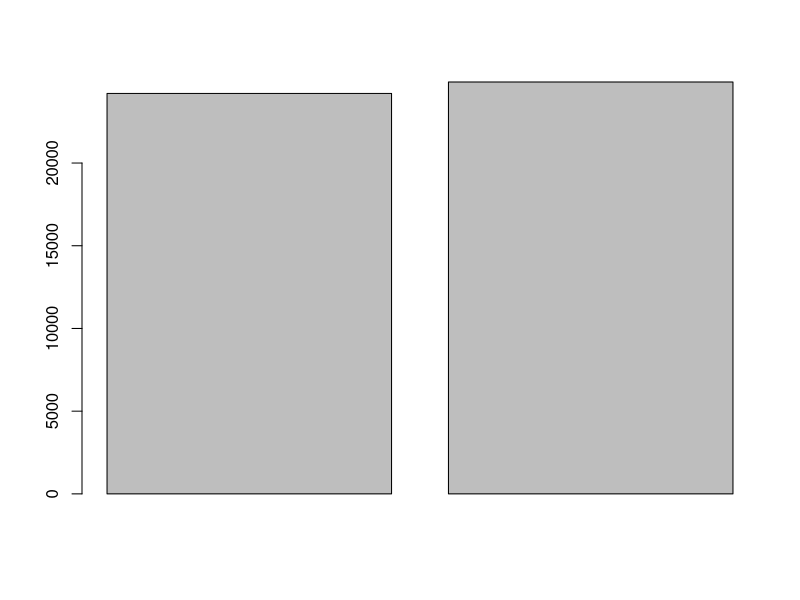
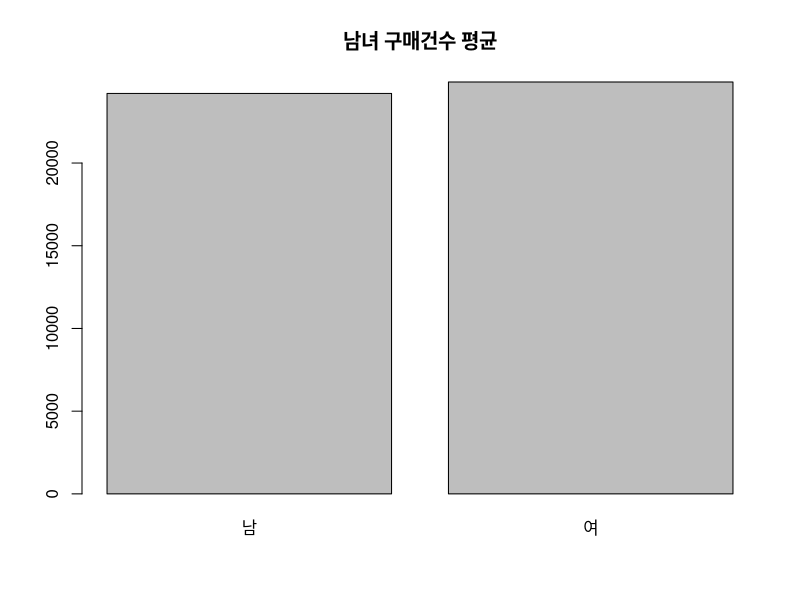
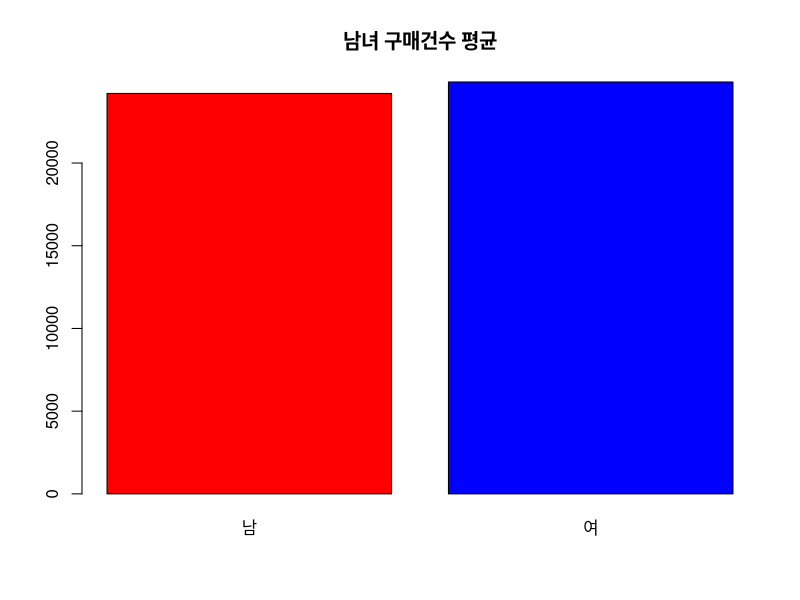
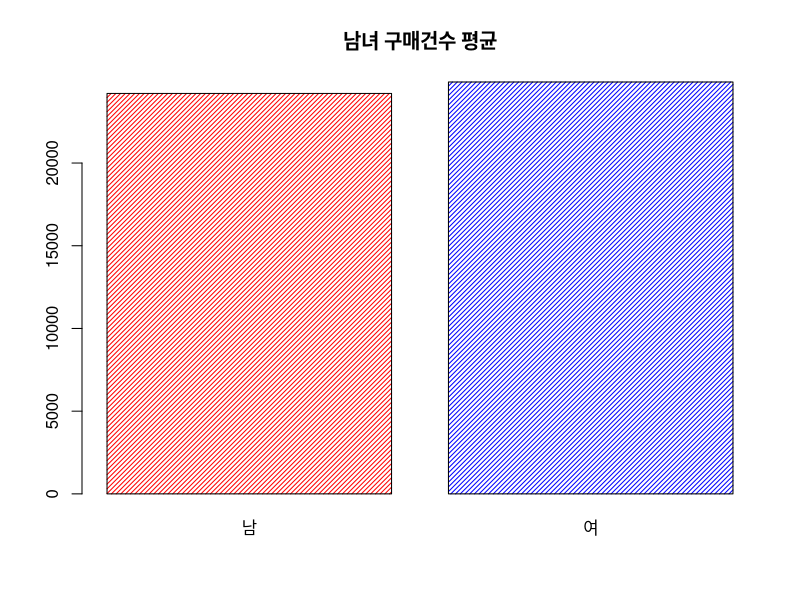
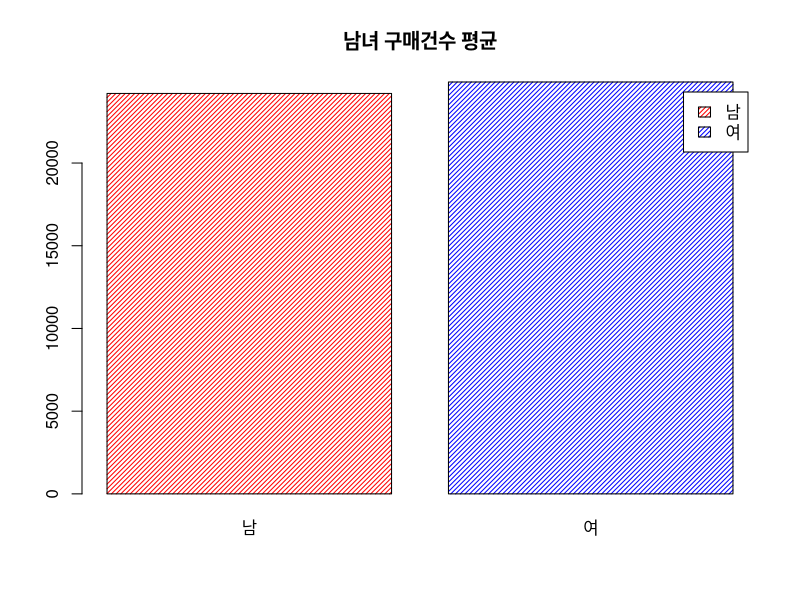
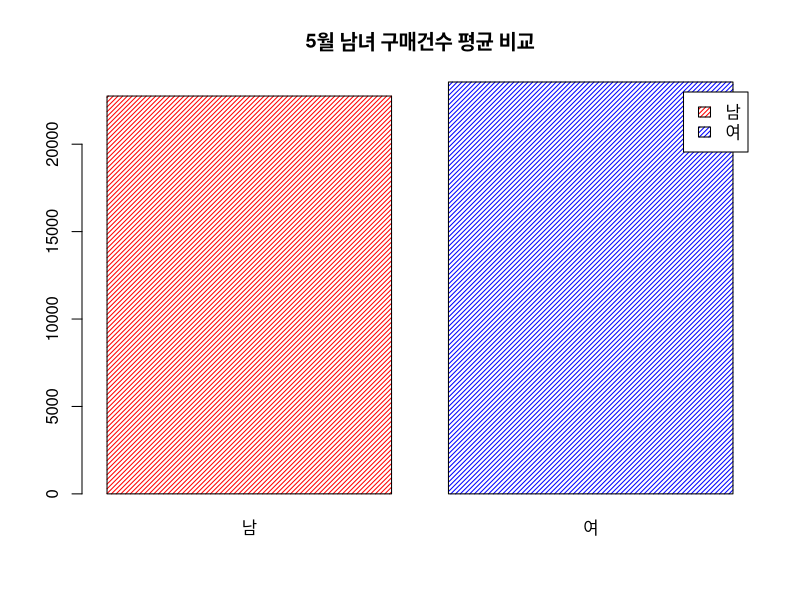
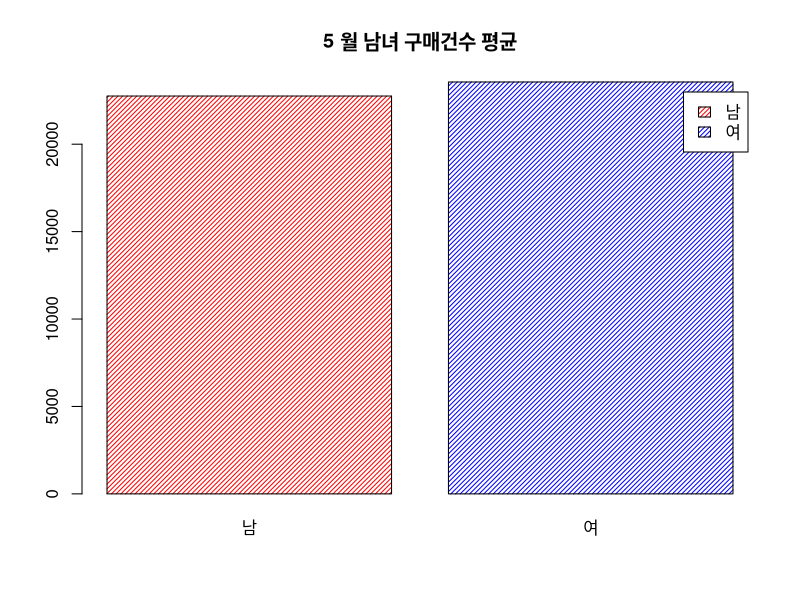
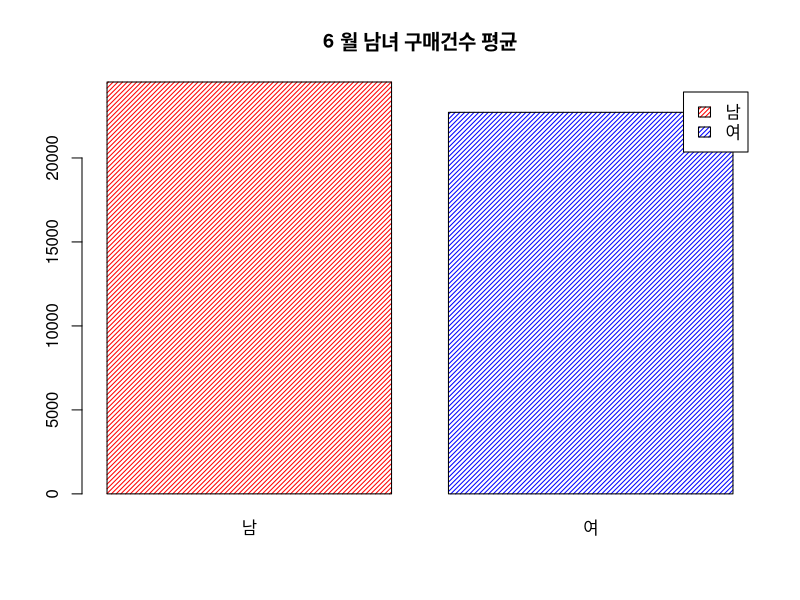

Write R code to recreate these figures, in order.
## ---- chunk 1
setwd("/Users/kimhyungjun/Dropbox/repo/r_basic/html")
## ---- chunk 2

df <- read.csv("data/sales.csv", fileEncoding = "CP949", na.strings = "NA", colClasses = rep("character", 5))
head(df)
df[which(df$매출월 == "2월") : (which(df$매출월 == "2월") + 5), ] 

## ---- chunk 3
#df <- read.csv("data/sales.csv")
## ---- chunk 4
df <- read.csv("data/sales.csv", fileEncoding = "CP949")
## ---- chunk 5
options(stringsAsFactors=FALSE)
## ---- chunk 6
df <- read.csv("data/sales.csv", fileEncoding = "CP949", stringsAsFactors=T)
str(df)
## ---- chunk 7
x <- c("A", "B", "C")
y <- c(1, 1, 3)
str(x)
str(y)
## ---- chunk 8
y == 1
y == 3
y == 2
## ---- chunk 9
y[y == 1]
y[y == 2]
y[y != 1]
## ---- chunk 10
xy <- data.frame(x, y)
xy
## ---- chunk 11
xy
## ---- chunk 12
df <- read.csv("data/sales.csv", fileEncoding = "CP949", stringsAsFactors=F)
str(df)
## ---- chunk 13

df[df[, "성별"] == "남자", "성별"] <- "남"

## ---- chunk 14
df[1:5, 1]
df[1:5, "매출월"]
df$매출월[1:5]
## ---- chunk 15
df[1:5, 1] == "1월"
df[1:5, "매출월"] == "1월"
df$매출월[1:5] == "1월"
## ---- chunk 16
man <- df[df[,"성별"] == "남", ]
man <- subset(df, 성별 == "남")
woman <- subset(df, 성별 == "여")
## ---- chunk 17
man.mean <- mean(man$구매건수)
woman.mean <- mean(woman$구매건수)
## ---- chunk 18
barplot(c(man.mean, woman.mean))
## ---- chunk 19
barplot(c(man.mean, woman.mean), 
        names.arg = c("남", "여"),
        main = "남녀 구매건수 평균")
## ---- chunk 20
barplot(c(man.mean, woman.mean), 
        names.arg = c("남", "여"),
        main = "남녀 구매건수 평균",
        col = c("red", "blue"))
## ---- chunk 21
barplot(c(man.mean, woman.mean), 
        names.arg = c("남", "여"),
        main = "남녀 구매건수 평균",
        col = c("red", "blue"),
        density = 30)
## ---- chunk 22
barplot(c(man.mean, woman.mean), 
        names.arg = c("남", "여"),
        main = "남녀 구매건수 평균",
        col = c("red", "blue"),
        density = 30,
        legend = c("남", "여"))

## ---- chunk 23
man.5 <- subset(df, 매출월 == 5 & 성별 == "남")
man.5.mean <- mean(man.5$구매건수)

woman.5 <- subset(df, 매출월 == 5 & 성별 == "여")
woman.5.mean <- mean(woman.5$구매건수)
## ---- chunk 24
barplot(c(man.5.mean, woman.5.mean), 
        names.arg = c("남", "여"),
        main = "5월 남녀 구매건수 평균 비교",
        col = c("red", "blue"),
        density = 30,
        legend = c("남", "여"))

## ---- chunk 25

paste(5, "월")
paste(5, "월", sep="")
sprintf("%d%s", 5, "월")
sprintf("%02d%s", 5, "월")

## ---- chunk 26

for (i in 1:5)
    {
        print(i)
    }

for (i in 1:5)
    {
        print(paste(i, "월"))
        break
    }

## ---- chunk 27

for (i in 5:9)
{
    man <- subset(df, 매출월 == i & 성별 == "남")
    man.mean <- mean(man$구매건수)
    
    woman <- subset(df, 매출월 == i & 성별 == "여")
    woman.mean <- mean(woman$구매건수)
    
    png(filename = sprintf("%d%s", i, ".png"))
    barplot(c(man.mean, woman.mean), 
        names.arg = c("남", "여"),
        main = paste(i, "월 남녀 구매건수 평균"),
        col = c("red", "blue"),
        density = 30,
        legend = c("남", "여"))
    dev.off()
}

## ---- chunk 28
df <- df[df[,"매출월"] %in% 1:12,]
df[,"매출월"] <- as.numeric(df[,"매출월"])
df.first <- subset(df, 매출월 <= 6 )
mean(df.first$구매건수)
df.latter <- subset(df, 매출월 > 6 )
mean(df.latter$구매건수)
## ---- chunk 29
sale.month <- split(df, df$매출월)

for (i in 1:2)
{
    print(mean(sale.month[i][[1]]$구매건수))
}

sapply(sale.month, function(x) mean(x$구매건수))
## ---- chunk 30
df <- read.csv("data/sales.csv", fileEncoding = "CP949")
df <- df[df[,"매출월"] %in% 1:12,]
df[,"매출월"] <- as.numeric(df[,"매출월"])
df[df[, "성별"] == "남자", "성별"] <- "남"
set.seed(12345)
rowMiss <- sample(1:nrow(df), 50)
missDot <- sample(1:length(rowMiss), 20)
missSharp <- setdiff(rowMiss, missDot)
df[missDot, 5] <- "."
df[missSharp, 5] <- "#"
#write.table(df, "data/salesC.csv", row.names = F, sep =",", fileEncoding = "CP949")
